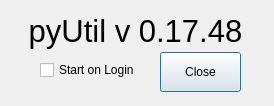
<?xml version="1.0" encoding="UTF-8"?>
<ui version="4.0">
 <class>Dialog</class>
 <widget class="QDialog" name="Dialog">
  <property name="geometry">
   <rect>
    <x>0</x>
    <y>0</y>
    <width>274</width>
    <height>106</height>
   </rect>
  </property>
  <property name="windowTitle">
   <string>Settings</string>
  </property>
  <widget class="QLabel" name="label">
   <property name="geometry">
    <rect>
     <x>10</x>
     <y>0</y>
     <width>251</width>
     <height>61</height>
    </rect>
   </property>
   <property name="font">
    <font>
     <pointsize>23</pointsize>
    </font>
   </property>
   <property name="text">
    <string>pyUtil v 0.17.48</string>
   </property>
   <property name="alignment">
    <set>Qt::AlignCenter</set>
   </property>
  </widget>
  <widget class="QCheckBox" name="checkBox">
   <property name="geometry">
    <rect>
     <x>40</x>
     <y>60</y>
     <width>111</width>
     <height>20</height>
    </rect>
   </property>
   <property name="text">
    <string>Start on Login</string>
   </property>
  </widget>
  <widget class="QPushButton" name="pushButton">
   <property name="geometry">
    <rect>
     <x>160</x>
     <y>52</y>
     <width>81</width>
     <height>40</height>
    </rect>
   </property>
   <property name="text">
    <string>Close</string>
   </property>
   <property name="default">
    <bool>false</bool>
   </property>
   <property name="flat">
    <bool>false</bool>
   </property>
  </widget>
 </widget>
 <resources/>
 <connections>
  <connection>
   <sender>pushButton</sender>
   <signal>clicked()</signal>
   <receiver>Dialog</receiver>
   <slot>accept()</slot>
   <hints>
    <hint type="sourcelabel">
     <x>200</x>
     <y>71</y>
    </hint>
    <hint type="destinationlabel">
     <x>136</x>
     <y>52</y>
    </hint>
   </hints>
  </connection>
  <connection>
   <sender>checkBox</sender>
   <signal>toggled(bool)</signal>
   <receiver>Dialog</receiver>
   <slot>exec()</slot>
   <hints>
    <hint type="sourcelabel">
     <x>95</x>
     <y>69</y>
    </hint>
    <hint type="destinationlabel">
     <x>136</x>
     <y>52</y>
    </hint>
   </hints>
  </connection>
 </connections>
</ui>
